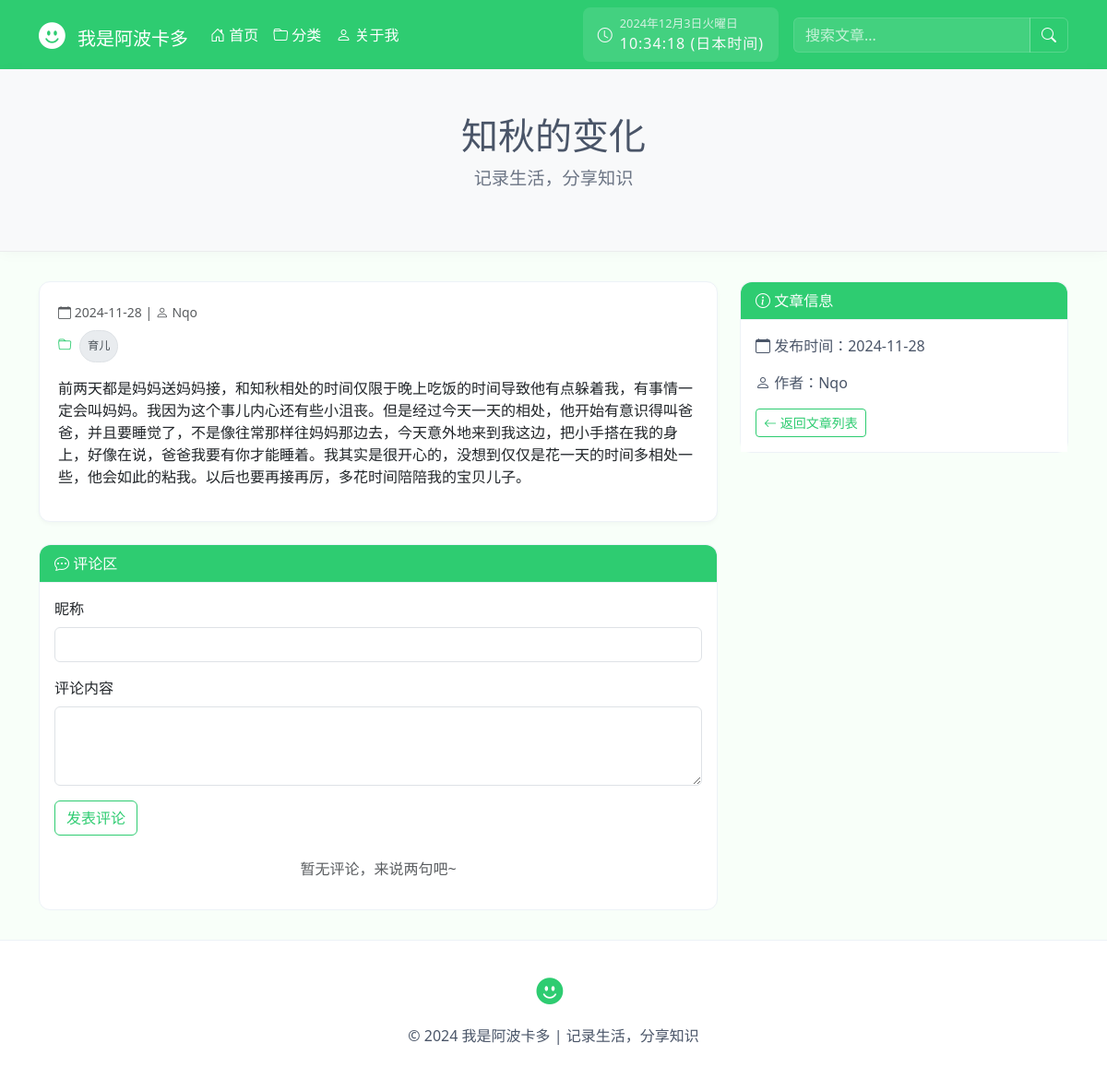
The app's page /post/2/, older data.
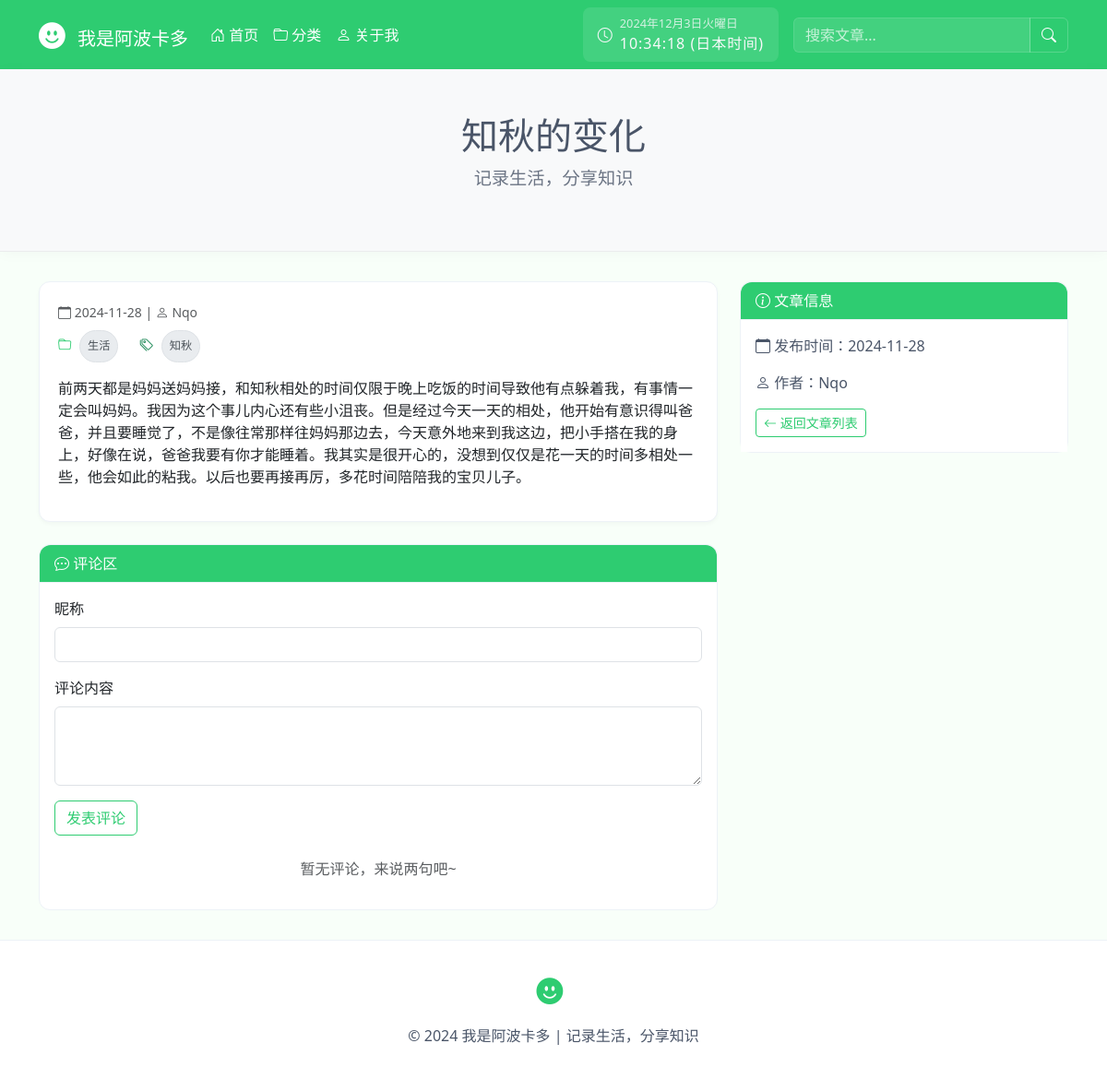
The same page, newer data.
### blog/models.py (models this page shows, shortened)
class Post(models.Model):
    title = models.CharField(max_length=200, verbose_name='标题')
    content = models.TextField(verbose_name='内容')
    created_date = models.DateTimeField(default=timezone.now, verbose_name='创建时间')
    author = models.ForeignKey(User, on_delete=models.CASCADE, verbose_name='作者')
    categories = models.ManyToManyField('Category', verbose_name='分类', related_name='posts')
    tags = models.ManyToManyField(Tag, blank=True)
    class Meta:
        ordering = ['-created_date']
        verbose_name = '博客文章'
        verbose_name_plural = '博客文章'

class Category(models.Model):
    name = models.CharField(max_length=100)
    slug = models.SlugField(unique=True)

class Tag(models.Model):
    name = models.CharField(max_length=50)
    slug = models.SlugField(unique=True, blank=True)

### blog/views.py (the view)
# urls.py: path('post/<int:pk>/', PostDetailView.as_view(), name='post_detail'),
class PostDetailView(DetailView):
    model = Post
    template_name = 'blog/post_detail.html'
    context_object_name = 'post'
    def get_context_data(self, **kwargs):
        context = super().get_context_data(**kwargs)
        context['comments'] = self.object.comments.filter(parent=None)
        return context

### blog/templates/blog/post_detail.html (shortened to what this page needs)
{% extends 'blog/base.html' %}
{% block header %}{{ post.title }}{% endblock %}
{% block content %}
<div class="row">
    <div class="col-md-8">
        <article class="article-card">
            <div class="mb-3">
                <div class="text-muted mb-2">
                    <small>
                        <i class="bi bi-calendar"></i> {{ post.created_date|date:"Y-m-d" }} |
                        <i class="bi bi-person"></i> {{ post.author }}
                    </small>
                </div>
                <div class="post-meta">
                    <span class="category">
                        <i class="bi bi-folder text-primary"></i>
                        {% if post.categories.all %}
                            {% for category in post.categories.all %}
                                <a href="{% url 'blog:category_detail' category.slug %}" class="category-link">
                                    {{ category.name }}
                                </a>
                            {% endfor %}
                        {% else %}
                            <span class="text-muted">无分类</span>
                        {% endif %}
                    </span>
                    {% if post.tags.all %}
                    <span class="tags ms-3">
                        <i class="bi bi-tags text-success"></i>
                        {% for tag in post.tags.all %}
                            {% if tag.slug %}
                                <a href="{% url 'blog:tag_posts' tag.slug %}" class="tag-badge">
                                    {{ tag.name }}
                                </a>
                            {% endif %}
                        {% endfor %}
                    </span>
                    {% endif %}
                </div>
            </div>
            <div class="article-content">
                {{ post.content|linebreaks }}
            </div>
        </article>
        <div class="card mt-4 comments-card">
            <div class="card-header">
                <i class="bi bi-chat-dots"></i> 评论区
            </div>
            <div class="card-body">
                <form method="post" action="{% url 'blog:add_comment' post.pk %}" class="mb-4">
                    <div class="mb-3">
                        <label for="author" class="form-label">昵称</label>
                        <input type="text" class="form-control" id="author" name="author" required>
                    </div>
                    <div class="mb-3">
                        <label for="content" class="form-label">评论内容</label>
                        <textarea class="form-control" id="content" name="content" rows="3" required></textarea>
                    </div>
                    <button type="submit" class="btn btn-outline-primary">发表评论</button>
                </form>
                <div class="comments-list">
                    {% for comment in comments %}
                        <div class="comment-item mb-4">
                            <div class="d-flex justify-content-between align-items-center mb-2">
                                <h6 class="mb-0">
                                    <i class="bi bi-person-circle"></i> {{ comment.author }}
                                </h6>
                                <small class="text-muted">
                                    <i class="bi bi-clock"></i> {{ comment.created_date|date:"Y-m-d H:i" }}
                                </small>
                            </div>
                            <p class="mb-2">{{ comment.content }}</p>
                            <button class="btn btn-sm btn-link text-muted reply-btn"
                                    data-comment-id="{{ comment.id }}"
                                    onclick="showReplyForm(this)">
                                <i class="bi bi-reply"></i> 回复
                            </button>
                            <div class="reply-form mt-2" style="display: none;">
                                <form method="post" action="{% url 'blog:add_comment' post.pk %}" class="mb-3">
                                    {% csrf_token %}
                                    <input type="hidden" name="parent_id" value="{{ comment.id }}">
                                    <div class="mb-2">
                                        <input type="text" class="form-control form-control-sm"
                                               name="author" placeholder="你的昵称" required>
                                    </div>
                                    <div class="mb-2">
                                        <textarea class="form-control form-control-sm" name="content"
                                                  rows="2" placeholder="写下你的回复..." required></textarea>
                                    </div>
                                    <button type="submit" class="btn btn-sm btn-outline-primary">回复</button>
                                    <button type="button" class="btn btn-sm btn-outline-secondary"
                                            onclick="hideReplyForm(this)">取消</button>
                                </form>
                            </div>
                            {% if comment.replies.all %}
                                <div class="replies-list ms-4 mt-3">
                                    {% for reply in comment.replies.all %}
                                        <div class="reply-item mb-2 p-2 border-start">
                                            <div class="d-flex justify-content-between align-items-center mb-1">
                                                <h6 class="mb-0 small">
                                                    <i class="bi bi-person-circle"></i> {{ reply.author }}
                                                </h6>
                                                <small class="text-muted">
                                                    {{ reply.created_date|date:"Y-m-d H:i" }}
                                                </small>
                                            </div>
                                            <p class="mb-0 small">{{ reply.content }}</p>
                                        </div>
                                    {% endfor %}
                                </div>
                            {% endif %}
                        </div>
                    {% empty %}
                        <p class="text-center text-muted">暂无评论，来说两句吧~</p>
                    {% endfor %}
                </div>
            </div>
        </div>
    </div>
    <div class="col-md-4">
        <div class="card mb-4 about-blog-card">
            <div class="card-header">
                <i class="bi bi-info-circle"></i> 文章信息
            </div>
            <div class="card-body">
                <p class="card-text">
                    <i class="bi bi-calendar"></i> 发布时间：{{ post.created_date|date:"Y-m-d" }}
                </p>
                <p class="card-text">
                    <i class="bi bi-person"></i> 作者：{{ post.author }}
                </p>
                <a href="{% url 'blog:post_list' %}" class="btn btn-outline-primary btn-sm">
                    <i class="bi bi-arrow-left"></i> 返回文章列表
                </a>
            </div>
        </div>
    </div>
</div>
{% endblock %}

### blog/templates/blog/base.html (shortened to what this page needs)
<!DOCTYPE html>
<html>
<head>
    <link href="https://cdn.jsdelivr.net/npm/bootstrap@5.3.0/dist/css/bootstrap.min.css" rel="stylesheet">
    <link href="https://cdn.jsdelivr.net/npm/bootstrap-icons@1.7.2/font/bootstrap-icons.css" rel="stylesheet">
    <link rel="stylesheet" href="https://cdnjs.cloudflare.com/ajax/libs/font-awesome/6.0.0/css/all.min.css">
</head>
<body>
    <nav class="navbar navbar-expand-lg navbar-dark">
        <div class="container">
            <a class="navbar-brand" href="{% url 'blog:post_list' %}">
                <i class="bi bi-emoji-smile-fill avocado-icon"></i>
                我是阿波卡多
            </a>
            <div class="collapse navbar-collapse" id="navbarNav">
                <ul class="navbar-nav">
                    <li class="nav-item">
                        <a class="nav-link" href="{% url 'blog:post_list' %}">
                            <i class="bi bi-house-door"></i> 首页
                        </a>
                    </li>
                    <li class="nav-item">
                        <a class="nav-link" href="{% url 'blog:category_list' %}">
                            <i class="bi bi-folder"></i> 分类
                        </a>
                    </li>
                    <li class="nav-item">
                        <a class="nav-link" href="{% url 'blog:about' %}">
                            <i class="bi bi-person"></i> 关于我
                        </a>
                    </li>
                </ul>
                <div class="ms-auto text-light d-none d-md-flex align-items-center clock-container">
                    <i class="bi bi-clock me-2 clock-icon"></i>
                    <div class="d-flex flex-column">
                        <span id="current-date" class="small clock-date">加载中...</span>
                        <span id="current-time" class="clock-time">加载中...</span>
                    </div>
                </div>
                <form class="d-flex search-form ms-3" action="{% url 'blog:post_list' %}" method="get">
                    <div class="input-group">
                        <input class="form-control search-input" type="search" name="q"
                               placeholder="搜索文章..." value="{{ query|default:'' }}"
                               aria-label="Search">
                        <button class="btn search-btn" type="submit">
                            <i class="bi bi-search"></i>
                        </button>
                    </div>
                </form>
            </div>
        </div>
    </nav>
    <header class="blog-header">
        <div class="container text-center">
            <h1 class="blog-title">{% block header %}我是阿波卡多{% endblock %}</h1>
            <p class="blog-subtitle">记录生活，分享知识</p>
        </div>
    </header>
    <main class="container">
        {% block content %}
        {% endblock %}
    </main>
    <footer class="footer">
        <div class="container text-center">
            <p>
                <i class="bi bi-emoji-smile-fill avocado-icon"></i>
            </p>
            <p>&copy; 2024 我是阿波卡多 | 记录生活，分享知识</p>
        </div>
    </footer>
</body>
</html>

### blog/templates/blog/base.html (style rules this page uses)
:root { --avocado-green: #2ecc71; --avocado-dark: #27ae60; --avocado-light: #a8e6cf; --text-gray: #4a5568; --border-color: #edf2f7; --bg-light: #f8fff9; }
body { background-color: var(--bg-light); }
.navbar { background-color: var(--avocado-green) !important; margin-bottom: 0; box-shadow: 0 2px 4px rgba(0,0,0,.1); }
.navbar-dark .navbar-brand, .navbar-dark .nav-link { color: white !important; }
.blog-header { background: #f8f9fa; color: var(--text-gray); padding: 3rem 0; margin-bottom: 2rem; box-shadow: 0 2px 15px rgba(0,0,0,.03); border-bottom: 1px solid rgba(0,0,0,.05); position: relative; }
.blog-title { font-size: 2.5rem; margin-bottom: 0.5rem; font-weight: 400; color: var(--text-gray); }
.blog-subtitle { font-size: 1.2rem; opacity: 0.8; font-weight: 300; color: var(--text-gray); }
.article-card { background: white; padding: 20px; margin-bottom: 20px; border-radius: 12px; border: 1px solid #edf2f7; box-shadow: 0 2px 4px rgba(0,0,0,.03); }
.card { border-color: #edf2f7; border-radius: 12px; }
.card-header { background-color: #ffffff; border-bottom: 1px solid #edf2f7; border-radius: 12px 12px 0 0 !important; }
.btn-outline-primary { color: var(--avocado-green); border-color: var(--avocado-green); }
.text-primary { color: var(--avocado-green) !important; }
.footer { padding: 2rem 0; margin-top: 2rem; background-color: #ffffff; color: var(--text-gray); border-top: 1px solid var(--border-color); }
.footer .avocado-icon { color: var(--avocado-green); }
.avocado-icon { font-size: 1.8rem; margin-right: 0.5rem; color: #fff; }
.about-blog-card { border: 1px solid #edf2f7; background: white; }
.about-blog-card .card-header { background: var(--avocado-green); color: white; border-bottom: 1px solid #edf2f7; }
.about-blog-card .card-body { background: white; }
.about-blog-card .card-text { color: var(--text-gray); }
.comments-card { border-color: var(--border-color); }
.comments-card .card-header { background: var(--avocado-green); color: white; border-bottom: 1px solid var(--border-color); }
.search-form { margin-left: auto; }
.search-input { background-color: rgba(255, 255, 255, 0.1); border: 1px solid rgba(255, 255, 255, 0.2); color: white; }
.search-input::placeholder { color: rgba(255, 255, 255, 0.7); }
.search-btn { color: white; border-color: rgba(255, 255, 255, 0.2); }
.clock-container { background: rgba(255, 255, 255, 0.1); padding: 0.5rem 1rem; border-radius: 8px; transition: all 0.3s ease; }
.clock-icon { animation: pulse 2s infinite; }
.clock-time { font-weight: 500; letter-spacing: 1px; }
.clock-date { opacity: 0.8; font-size: 0.8em; }
.clock-time, .clock-date { transition: opacity 0.2s ease; }

### blog/templates/blog/post_detail.html (style rules this page uses)
.tag-badge, .category-link { background-color: #e9ecef; color: #495057; font-weight: normal; padding: 0.35em 0.65em; margin-right: 0.3em; border-radius: 50rem; border: 1px solid #dee2e6; text-decoration: none; transition: all 0.2s ease; font-size: 0.85em; display: inline-block; }
.post-meta { margin: 0.5rem 0; font-size: 0.9rem; line-height: 2; }
.post-meta i { margin-right: 0.3rem; }

Row changes from the older to the newer data that the page shows:
changed Category: name "育儿" → "生活"
added Tag: name "知秋"
